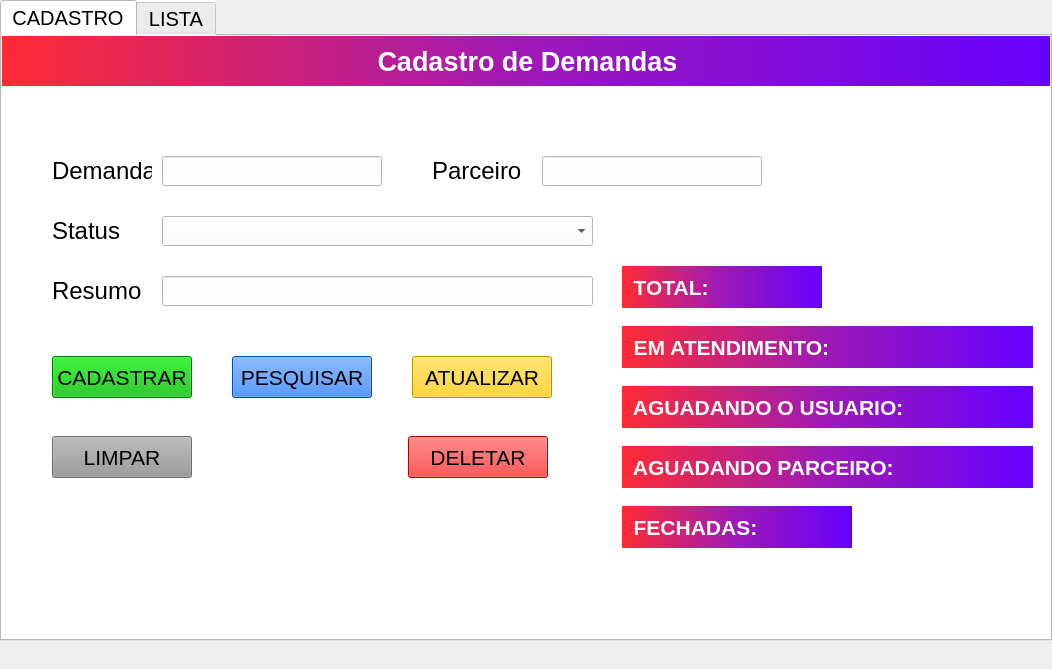
<?xml version="1.0" encoding="UTF-8"?>
<ui version="4.0">
 <class>MainWindow</class>
 <widget class="QMainWindow" name="MainWindow">
  <property name="geometry">
   <rect>
    <x>0</x>
    <y>0</y>
    <width>1052</width>
    <height>669</height>
   </rect>
  </property>
  <property name="windowTitle">
   <string>MainWindow</string>
  </property>
  <property name="styleSheet">
   <string notr="true"/>
  </property>
  <widget class="QWidget" name="centralwidget">
   <widget class="QTabWidget" name="tabWidget">
    <property name="geometry">
     <rect>
      <x>0</x>
      <y>0</y>
      <width>1052</width>
      <height>641</height>
     </rect>
    </property>
    <property name="font">
     <font>
      <pointsize>15</pointsize>
     </font>
    </property>
    <property name="styleSheet">
     <string notr="true">background-color: rgb(255, 255, 255);</string>
    </property>
    <property name="currentIndex">
     <number>0</number>
    </property>
    <widget class="QWidget" name="tab_1">
     <attribute name="title">
      <string>CADASTRO</string>
     </attribute>
     <widget class="QPushButton" name="atualizar_button">
      <property name="geometry">
       <rect>
        <x>410</x>
        <y>320</y>
        <width>140</width>
        <height>42</height>
       </rect>
      </property>
      <property name="font">
       <font>
        <pointsize>16</pointsize>
       </font>
      </property>
      <property name="styleSheet">
       <string notr="true">color: rgb(0 ,0, 0);
background-color: rgb(255, 204, 0);</string>
      </property>
      <property name="text">
       <string>ATUALIZAR</string>
      </property>
     </widget>
     <widget class="QLineEdit" name="parceiro_input">
      <property name="geometry">
       <rect>
        <x>540</x>
        <y>120</y>
        <width>220</width>
        <height>30</height>
       </rect>
      </property>
      <property name="font">
       <font>
        <pointsize>18</pointsize>
       </font>
      </property>
      <property name="cursor">
       <cursorShape>IBeamCursor</cursorShape>
      </property>
      <property name="styleSheet">
       <string notr="true">background-color: rgb(254, 254, 254);
color: rgb(0, 0, 0);</string>
      </property>
      <property name="text">
       <string/>
      </property>
      <property name="maxLength">
       <number>15</number>
      </property>
      <property name="placeholderText">
       <string/>
      </property>
     </widget>
     <widget class="QComboBox" name="status_comboBox">
      <property name="geometry">
       <rect>
        <x>160</x>
        <y>180</y>
        <width>431</width>
        <height>30</height>
       </rect>
      </property>
      <property name="font">
       <font>
        <pointsize>18</pointsize>
       </font>
      </property>
      <property name="styleSheet">
       <string notr="true">background-color: rgb(254, 254, 254);
color: rgb(0, 0, 0);</string>
      </property>
      <property name="editable">
       <bool>false</bool>
      </property>
     </widget>
     <widget class="QLineEdit" name="resumo_input">
      <property name="geometry">
       <rect>
        <x>160</x>
        <y>240</y>
        <width>431</width>
        <height>30</height>
       </rect>
      </property>
      <property name="font">
       <font>
        <pointsize>18</pointsize>
       </font>
      </property>
      <property name="styleSheet">
       <string notr="true">background-color: rgb(254, 254, 254);
color: rgb(0, 0, 0);</string>
      </property>
     </widget>
     <widget class="QPushButton" name="pesquisar_button">
      <property name="geometry">
       <rect>
        <x>230</x>
        <y>320</y>
        <width>140</width>
        <height>42</height>
       </rect>
      </property>
      <property name="font">
       <font>
        <pointsize>16</pointsize>
       </font>
      </property>
      <property name="styleSheet">
       <string notr="true">color: rgb(0, 0, 0);
background-color: rgb(0, 102, 255);</string>
      </property>
      <property name="text">
       <string>PESQUISAR</string>
      </property>
     </widget>
     <widget class="QPushButton" name="deletar_button">
      <property name="geometry">
       <rect>
        <x>406</x>
        <y>400</y>
        <width>140</width>
        <height>42</height>
       </rect>
      </property>
      <property name="font">
       <font>
        <pointsize>16</pointsize>
       </font>
      </property>
      <property name="styleSheet">
       <string notr="true">color: rgb(0, 0, 0);
background-color: rgb(255, 0, 0);</string>
      </property>
      <property name="text">
       <string>DELETAR</string>
      </property>
     </widget>
     <widget class="QLineEdit" name="demanda_input">
      <property name="geometry">
       <rect>
        <x>160</x>
        <y>120</y>
        <width>220</width>
        <height>30</height>
       </rect>
      </property>
      <property name="font">
       <font>
        <pointsize>18</pointsize>
       </font>
      </property>
      <property name="cursor">
       <cursorShape>IBeamCursor</cursorShape>
      </property>
      <property name="styleSheet">
       <string notr="true">background-color: rgb(254, 254, 254);
color: rgb(0, 0, 0);</string>
      </property>
      <property name="text">
       <string/>
      </property>
      <property name="maxLength">
       <number>15</number>
      </property>
      <property name="placeholderText">
       <string/>
      </property>
     </widget>
     <widget class="QLabel" name="qtd_total_label">
      <property name="geometry">
       <rect>
        <x>620</x>
        <y>230</y>
        <width>200</width>
        <height>42</height>
       </rect>
      </property>
      <property name="font">
       <font>
        <pointsize>16</pointsize>
        <weight>75</weight>
        <italic>false</italic>
        <bold>true</bold>
       </font>
      </property>
      <property name="autoFillBackground">
       <bool>false</bool>
      </property>
      <property name="styleSheet">
       <string notr="true">color: rgb(254, 254, 254);
background-color: qlineargradient(spread:pad, x1:0, y1:0, x2:1, y2:0, stop:0 rgba(254, 43, 52, 255), stop:0.5 rgba(158, 25, 184, 255), stop:1 rgba(101, 0, 254, 255));
font: bold;</string>
      </property>
      <property name="text">
       <string>  TOTAL: </string>
      </property>
     </widget>
     <widget class="QLabel" name="qtd_aguardando_usuario_label">
      <property name="geometry">
       <rect>
        <x>620</x>
        <y>350</y>
        <width>411</width>
        <height>42</height>
       </rect>
      </property>
      <property name="font">
       <font>
        <pointsize>16</pointsize>
        <weight>75</weight>
        <italic>false</italic>
        <bold>true</bold>
       </font>
      </property>
      <property name="autoFillBackground">
       <bool>false</bool>
      </property>
      <property name="styleSheet">
       <string notr="true">color: rgb(254, 254, 254);
background-color: qlineargradient(spread:pad, x1:0, y1:0, x2:1, y2:0, stop:0 rgba(254, 43, 52, 255), stop:0.5 rgba(158, 25, 184, 255), stop:1 rgba(101, 0, 254, 255));
font: bold;</string>
      </property>
      <property name="text">
       <string>  AGUADANDO O USUARIO: </string>
      </property>
     </widget>
     <widget class="QLabel" name="qtd_atendimento_label">
      <property name="geometry">
       <rect>
        <x>620</x>
        <y>290</y>
        <width>411</width>
        <height>42</height>
       </rect>
      </property>
      <property name="font">
       <font>
        <pointsize>16</pointsize>
        <weight>75</weight>
        <italic>false</italic>
        <bold>true</bold>
       </font>
      </property>
      <property name="autoFillBackground">
       <bool>false</bool>
      </property>
      <property name="styleSheet">
       <string notr="true">color: rgb(254, 254, 254);
background-color: qlineargradient(spread:pad, x1:0, y1:0, x2:1, y2:0, stop:0 rgba(254, 43, 52, 255), stop:0.5 rgba(158, 25, 184, 255), stop:1 rgba(101, 0, 254, 255));
font: bold;</string>
      </property>
      <property name="text">
       <string>  EM ATENDIMENTO: </string>
      </property>
     </widget>
     <widget class="QPushButton" name="limpar_button">
      <property name="geometry">
       <rect>
        <x>50</x>
        <y>400</y>
        <width>140</width>
        <height>42</height>
       </rect>
      </property>
      <property name="font">
       <font>
        <pointsize>16</pointsize>
       </font>
      </property>
      <property name="styleSheet">
       <string notr="true">color: rgb(0, 0, 0);
background-color: rgb(153, 153, 153);</string>
      </property>
      <property name="text">
       <string>LIMPAR</string>
      </property>
     </widget>
     <widget class="QLabel" name="status_label">
      <property name="geometry">
       <rect>
        <x>50</x>
        <y>180</y>
        <width>100</width>
        <height>30</height>
       </rect>
      </property>
      <property name="font">
       <font>
        <pointsize>18</pointsize>
       </font>
      </property>
      <property name="text">
       <string>Status</string>
      </property>
     </widget>
     <widget class="QLabel" name="qtd_aguardando_parceiro_label">
      <property name="geometry">
       <rect>
        <x>620</x>
        <y>410</y>
        <width>411</width>
        <height>42</height>
       </rect>
      </property>
      <property name="font">
       <font>
        <pointsize>16</pointsize>
        <weight>75</weight>
        <italic>false</italic>
        <bold>true</bold>
       </font>
      </property>
      <property name="autoFillBackground">
       <bool>false</bool>
      </property>
      <property name="styleSheet">
       <string notr="true">color: rgb(254, 254, 254);
background-color: qlineargradient(spread:pad, x1:0, y1:0, x2:1, y2:0, stop:0 rgba(254, 43, 52, 255), stop:0.5 rgba(158, 25, 184, 255), stop:1 rgba(101, 0, 254, 255));
font: bold;</string>
      </property>
      <property name="text">
       <string>  AGUADANDO PARCEIRO: </string>
      </property>
     </widget>
     <widget class="QLabel" name="parceiro_label">
      <property name="geometry">
       <rect>
        <x>430</x>
        <y>120</y>
        <width>100</width>
        <height>30</height>
       </rect>
      </property>
      <property name="font">
       <font>
        <pointsize>18</pointsize>
       </font>
      </property>
      <property name="text">
       <string>Parceiro</string>
      </property>
     </widget>
     <widget class="QLabel" name="resumo_label">
      <property name="geometry">
       <rect>
        <x>50</x>
        <y>240</y>
        <width>100</width>
        <height>30</height>
       </rect>
      </property>
      <property name="font">
       <font>
        <pointsize>18</pointsize>
       </font>
      </property>
      <property name="text">
       <string>Resumo</string>
      </property>
     </widget>
     <widget class="QLabel" name="qtd_fechada_label">
      <property name="geometry">
       <rect>
        <x>620</x>
        <y>470</y>
        <width>230</width>
        <height>42</height>
       </rect>
      </property>
      <property name="font">
       <font>
        <pointsize>16</pointsize>
        <weight>75</weight>
        <italic>false</italic>
        <bold>true</bold>
       </font>
      </property>
      <property name="autoFillBackground">
       <bool>false</bool>
      </property>
      <property name="styleSheet">
       <string notr="true">color: rgb(254, 254, 254);
background-color: qlineargradient(spread:pad, x1:0, y1:0, x2:1, y2:0, stop:0 rgba(254, 43, 52, 255), stop:0.5 rgba(158, 25, 184, 255), stop:1 rgba(101, 0, 254, 255));
font: bold;</string>
      </property>
      <property name="text">
       <string>  FECHADAS: </string>
      </property>
     </widget>
     <widget class="QLabel" name="demanda_label">
      <property name="geometry">
       <rect>
        <x>50</x>
        <y>120</y>
        <width>100</width>
        <height>30</height>
       </rect>
      </property>
      <property name="font">
       <font>
        <pointsize>18</pointsize>
       </font>
      </property>
      <property name="text">
       <string>Demanda</string>
      </property>
     </widget>
     <widget class="QPushButton" name="cadastrar_button">
      <property name="geometry">
       <rect>
        <x>50</x>
        <y>320</y>
        <width>140</width>
        <height>42</height>
       </rect>
      </property>
      <property name="font">
       <font>
        <pointsize>16</pointsize>
       </font>
      </property>
      <property name="styleSheet">
       <string notr="true">background-color: rgb(0, 179, 0);
color: rgb(0, 0, 0);</string>
      </property>
      <property name="text">
       <string>CADASTRAR</string>
      </property>
     </widget>
     <widget class="QLabel" name="titulo_label_1">
      <property name="geometry">
       <rect>
        <x>0</x>
        <y>0</y>
        <width>1051</width>
        <height>50</height>
       </rect>
      </property>
      <property name="font">
       <font>
        <pointsize>20</pointsize>
        <weight>75</weight>
        <italic>false</italic>
        <bold>true</bold>
       </font>
      </property>
      <property name="styleSheet">
       <string notr="true">color: rgb(255, 255, 255);
background-color: qlineargradient(spread:pad, x1:0, y1:0, x2:1, y2:0, stop:0 rgba(254, 43, 52, 255), stop:0.5 rgba(158, 25, 184, 255), stop:1 rgba(101, 0, 254, 255));
font: bold;
</string>
      </property>
      <property name="text">
       <string>Cadastro de Demandas</string>
      </property>
      <property name="alignment">
       <set>Qt::AlignCenter</set>
      </property>
     </widget>
     <widget class="QLabel" name="label">
      <property name="geometry">
       <rect>
        <x>850</x>
        <y>60</y>
        <width>181</width>
        <height>184</height>
       </rect>
      </property>
      <property name="text">
       <string/>
      </property>
      <property name="pixmap">
       <pixmap>img/tinywow_aad1d1b6ed3aa282902ff63368cbeedc_4600137.jpg</pixmap>
      </property>
     </widget>
    </widget>
    <widget class="QWidget" name="tab_2">
     <attribute name="title">
      <string>LISTA</string>
     </attribute>
     <widget class="QTableWidget" name="tableWidget">
      <property name="geometry">
       <rect>
        <x>0</x>
        <y>111</y>
        <width>1051</width>
        <height>551</height>
       </rect>
      </property>
      <property name="font">
       <font>
        <family>Sans Serif</family>
        <pointsize>12</pointsize>
        <weight>50</weight>
        <italic>false</italic>
        <bold>false</bold>
       </font>
      </property>
      <property name="styleSheet">
       <string notr="true">font: 12pt &quot;Sans Serif&quot;;</string>
      </property>
      <property name="lineWidth">
       <number>1</number>
      </property>
      <property name="dragEnabled">
       <bool>true</bool>
      </property>
      <property name="alternatingRowColors">
       <bool>true</bool>
      </property>
      <property name="sortingEnabled">
       <bool>true</bool>
      </property>
      <attribute name="horizontalHeaderCascadingSectionResizes">
       <bool>true</bool>
      </attribute>
      <attribute name="horizontalHeaderMinimumSectionSize">
       <number>38</number>
      </attribute>
      <attribute name="horizontalHeaderDefaultSectionSize">
       <number>200</number>
      </attribute>
      <attribute name="horizontalHeaderShowSortIndicator" stdset="0">
       <bool>true</bool>
      </attribute>
      <attribute name="horizontalHeaderStretchLastSection">
       <bool>false</bool>
      </attribute>
      <attribute name="verticalHeaderVisible">
       <bool>false</bool>
      </attribute>
      <attribute name="verticalHeaderCascadingSectionResizes">
       <bool>false</bool>
      </attribute>
      <attribute name="verticalHeaderMinimumSectionSize">
       <number>20</number>
      </attribute>
      <attribute name="verticalHeaderDefaultSectionSize">
       <number>50</number>
      </attribute>
      <attribute name="verticalHeaderHighlightSections">
       <bool>false</bool>
      </attribute>
      <attribute name="verticalHeaderShowSortIndicator" stdset="0">
       <bool>false</bool>
      </attribute>
      <attribute name="verticalHeaderStretchLastSection">
       <bool>true</bool>
      </attribute>
      <row>
       <property name="text">
        <string>1</string>
       </property>
       <property name="font">
        <font>
         <pointsize>12</pointsize>
        </font>
       </property>
      </row>
      <column>
       <property name="text">
        <string>DEMANDA</string>
       </property>
       <property name="font">
        <font>
         <pointsize>12</pointsize>
         <weight>75</weight>
         <bold>true</bold>
        </font>
       </property>
      </column>
      <column>
       <property name="text">
        <string>STATUS</string>
       </property>
       <property name="font">
        <font>
         <pointsize>12</pointsize>
         <weight>75</weight>
         <bold>true</bold>
        </font>
       </property>
      </column>
      <column>
       <property name="text">
        <string>RESUMO</string>
       </property>
       <property name="font">
        <font>
         <pointsize>12</pointsize>
         <weight>75</weight>
         <bold>true</bold>
        </font>
       </property>
      </column>
      <column>
       <property name="text">
        <string>PARCEIRO</string>
       </property>
       <property name="font">
        <font>
         <pointsize>12</pointsize>
         <weight>75</weight>
         <bold>true</bold>
        </font>
       </property>
      </column>
      <column>
       <property name="text">
        <string>DATA</string>
       </property>
       <property name="font">
        <font>
         <pointsize>12</pointsize>
         <weight>75</weight>
         <bold>true</bold>
        </font>
       </property>
      </column>
      <item row="0" column="0">
       <property name="text">
        <string>2022-12345678</string>
       </property>
       <property name="font">
        <font>
         <pointsize>12</pointsize>
         <weight>75</weight>
         <bold>true</bold>
        </font>
       </property>
      </item>
      <item row="0" column="1">
       <property name="text">
        <string>STATUS</string>
       </property>
       <property name="font">
        <font>
         <pointsize>12</pointsize>
        </font>
       </property>
      </item>
      <item row="0" column="2">
       <property name="text">
        <string>RESUMO</string>
       </property>
       <property name="font">
        <font>
         <pointsize>12</pointsize>
        </font>
       </property>
      </item>
      <item row="0" column="3">
       <property name="text">
        <string>PARCEIRO</string>
       </property>
       <property name="font">
        <font>
         <pointsize>12</pointsize>
        </font>
       </property>
      </item>
      <item row="0" column="4">
       <property name="text">
        <string>00/00/0000</string>
       </property>
       <property name="font">
        <font>
         <pointsize>12</pointsize>
        </font>
       </property>
      </item>
     </widget>
     <widget class="QLabel" name="titulo_label_2">
      <property name="geometry">
       <rect>
        <x>0</x>
        <y>0</y>
        <width>1051</width>
        <height>50</height>
       </rect>
      </property>
      <property name="font">
       <font>
        <pointsize>20</pointsize>
        <weight>75</weight>
        <italic>false</italic>
        <bold>true</bold>
       </font>
      </property>
      <property name="styleSheet">
       <string notr="true">color: rgb(255, 255, 255);
background-color: qlineargradient(spread:pad, x1:0, y1:0, x2:1, y2:0, stop:0 rgba(254, 43, 52, 255), stop:0.5 rgba(158, 25, 184, 255), stop:1 rgba(101, 0, 254, 255));
font: bold;
</string>
      </property>
      <property name="text">
       <string>Lista de Demandas</string>
      </property>
      <property name="alignment">
       <set>Qt::AlignCenter</set>
      </property>
     </widget>
     <widget class="QPushButton" name="atualizar_button_2">
      <property name="geometry">
       <rect>
        <x>50</x>
        <y>60</y>
        <width>281</width>
        <height>42</height>
       </rect>
      </property>
      <property name="font">
       <font>
        <pointsize>16</pointsize>
       </font>
      </property>
      <property name="styleSheet">
       <string notr="true">color: rgb(0, 0, 0);
background-color: rgb(153, 153, 153);
</string>
      </property>
      <property name="text">
       <string>ATUALIZAR LISTAGEM</string>
      </property>
     </widget>
    </widget>
   </widget>
  </widget>
 </widget>
 <resources/>
 <connections/>
</ui>
